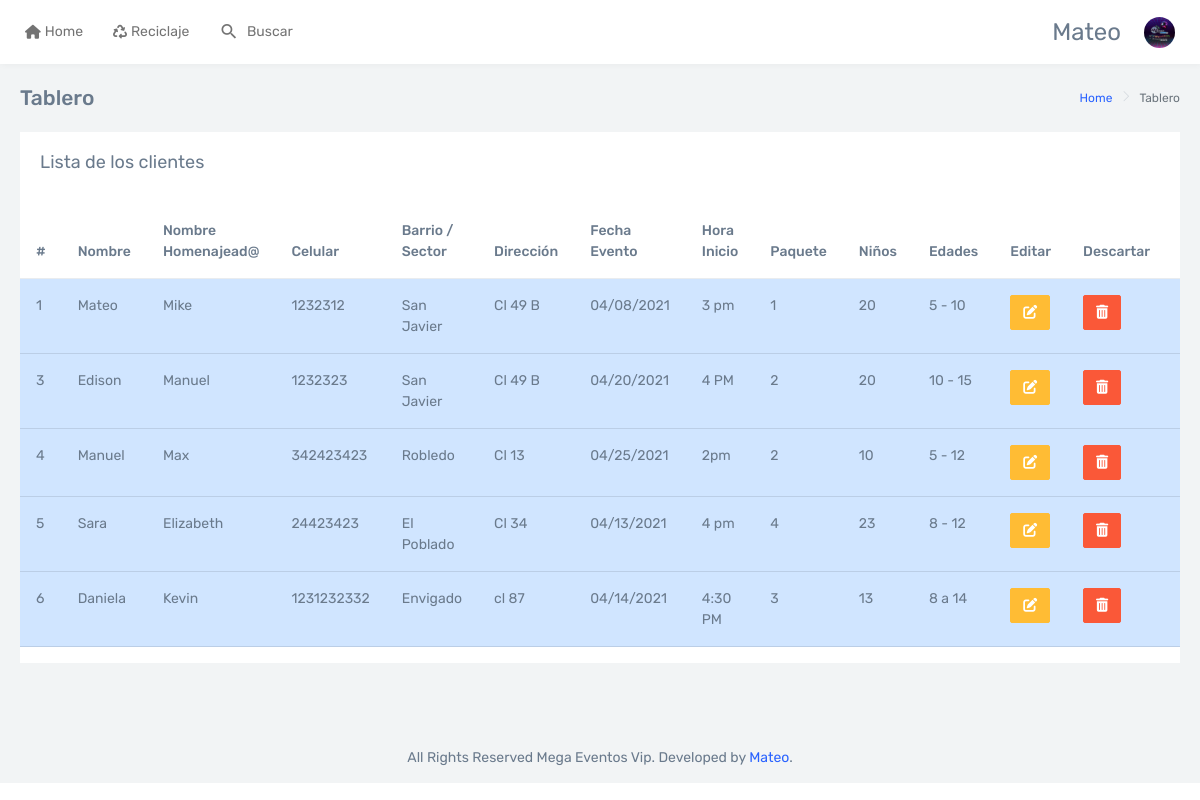
The app's page /oficina/ (signed in) with its own data.
### clients/models.py (models this page shows)
class Clients(models.Model):
    nombreCliente = models.CharField(max_length=100, null=False, blank=False)
    nombreHomenajeado = models.CharField(max_length=100, null=False, blank=False)
    celular = models.CharField(max_length=20, null=False, blank=False)
    barrioSector = models.CharField(max_length=200, null=False, blank=False)
    direccion = models.CharField(max_length=200, null=False, blank=False)
    fechaEvento = models.CharField(max_length=20, null=False, blank=False)
    horaInicio = models.CharField(max_length=20, null=False, blank=False)
    numeroPaquete = models.CharField(max_length=10, null=False, blank=False)
    cantidadNinos = models.CharField(max_length=100, null=False, blank=False)
    rangoEdad = models.CharField(max_length=100, null=False, blank=False)
    Recycle = models.BooleanField(default=False)
    class Meta:
        ordering = ['id']

### office/views.py (the view)
# urls.py: 2. Add a URL to urlpatterns:  path('', views.home, name='home')
@login_required(login_url='/accounts/login/')
def home(request):
    clients = Clients.objects.all()
    paquetes = Paquetes.objects.all()
    return render(request, 'index.html', {'clients':clients, 'paquetes':paquetes})

### templates/index.html (shortened to what this page needs)
{% load static %}
<!DOCTYPE html>
<html lang="en">
<head>
    <link href="{% static 'assets/libs/chartist/dist/chartist.min.css' %}" rel="stylesheet">
    <link href="{% static 'dist/css/style.min.css' %}" rel="stylesheet">
</head>
<body>
    <div id="main-wrapper" data-navbarbg="skin6" data-theme="light" data-layout="vertical" data-sidebartype="full"
        data-boxed-layout="full">
        <header class="topbar" data-navbarbg="skin6">
            <nav class="navbar top-navbar navbar-expand-md navbar-light">
                <div class="navbar-collapse collapse" id="navbarSupportedContent" data-navbarbg="skin6">
                    <ul class="navbar-nav float-start me-auto">
                        <li class="nav-item">
                            <a class="nav-link" href="{% url 'home' %}">
                                <div class="d-flex align-items-center">
                                    <i class="fas fa-home"></i>
                                    <div class="ms-1 d-none d-sm-block">
                                        <span>Home</span>
                                    </div>
                                </div>
                            </a>
                        </li>
                        <li class="nav-item">
                            <a class="nav-link" href="{% url 'reciclaje' %}">
                                <div class="d-flex align-items-center">
                                    <i class="fas fa-recycle"></i>
                                    <div class="ms-1 d-none d-sm-block">
                                        <span>Reciclaje</span>
                                    </div>
                                </div>
                            </a>
                        </li>
                        <li class="nav-item search-box">
                            <a class="nav-link waves-effect waves-dark" href="javascript:void(0)">
                                <div class="d-flex align-items-center">
                                    <i class="mdi mdi-magnify font-20 me-1"></i>
                                    <div class="ms-1 d-none d-sm-block">
                                        <span>Buscar</span>
                                    </div>
                                </div>
                            </a>
                        </li>
                    </ul>
                    <ul class="navbar-nav float-end me-2">
                        <h3>{{user.username}}</h3>
                    </ul>
                    <ul class="navbar-nav float-end">
                        <li class="nav-item dropdown">
                            <a class="nav-link dropdown-toggle text-muted waves-effect waves-dark pro-pic" href="#" id="navbarDropdown" role="button" data-bs-toggle="dropdown" aria-expanded="false">
                                <img src="{% static 'images/Logo.jpeg' %}" alt="user" class="rounded-circle" width="31">
                            </a>
                        </li>
                    </ul>
                </div>
            </nav>
        </header>
        <div class="page-wrapper">
            {%block contenttitle %}
            <div class="page-breadcrumb">
                <div class="row">
                    <div class="col-5 align-self-center">
                        <h4 class="page-title">Tablero</h4>
                    </div>
                    <div class="col-7 align-self-center">
                        <div class="d-flex align-items-center justify-content-end">
                            <nav aria-label="breadcrumb">
                                <ol class="breadcrumb">
                                    <li class="breadcrumb-item">
                                        <a href="#">Home</a>
                                    </li>
                                    <li class="breadcrumb-item active" aria-current="page">Tablero</li>
                                </ol>
                            </nav>
                        </div>
                    </div>
                </div>
            </div>
            {%endblock contenttitle%}
            {%block content %}
            <div class="container-fluid">
                <div class="row">
                    <div class="col-12">
                        <div class="card">
                            <div class="card-body">
                                <h4 class="card-title">Lista de los clientes</h4>
                            </div>
                            <div class="table-responsive">
                                <table class="table">
                                    <thead>
                                        <tr>
                                            <th scope="col">#</th>
                                            <th scope="col">Nombre</th>
                                            <th scope="col">Nombre Homenajead@</th>
                                            <th scope="col">Celular</th>
                                            <th scope="col">Barrio / Sector</th>
                                            <th scope="col">Dirección</th>
                                            <th scope="col">Fecha Evento</th>
                                            <th scope="col">Hora Inicio</th>
                                            <th scope="col">Paquete</th>
                                            <th scope="col">Niños</th>
                                            <th scope="col">Edades</th>
                                            <th scope="col">Editar</th>
                                            <th scope="col">Descartar</th>
                                            <th scope="col">PDF</th>
                                        </tr>
                                    </thead>
                                    <tbody>
                                        {% for client in clients %}
                                            {% if client.Recycle is False %}
                                                <tr class="table-info">
                                                    <td>{{client.id}}</td>
                                                    <td>{{client.nombreCliente}}</td>
                                                    <td>{{client.nombreHomenajeado}}</td>
                                                    <td>{{client.celular}}</td>
                                                    <td>{{client.barrioSector}}</td>
                                                    <td>{{client.direccion}}</td>
                                                    <td>{{client.fechaEvento}}</td>
                                                    <td>{{client.horaInicio}}</td>
                                                    <td>{{client.numeroPaquete}}</td>
                                                    <td>{{client.cantidadNinos}}</td>
                                                    <td>{{client.rangoEdad}}</td>
                                                    <td><a href="/oficina/editar/{{ client.id }}"><button class="btn btn-warning text-white"><i class="fas fa-edit"></i></button></a></td>
                                                    <td><a href="/oficina/eliminar/{{ client.id }}" onClick="return confirm('¿Seguro que quieres borrar a {{client.nombreCliente}}?');" ><button class="btn btn-danger text-white"><i class="fas fa-trash-alt"></i></button></a></td>
                                                    <td><a href="/oficina/pdf/{{ client.id }}" target="_blank"><button class="btn btn-secondary text-white"></button></a></td>
                                                </tr>
                                            {% endif %}
                                        {% endfor %}
                                    </tbody>
                                </table>
                            </div>
                        </div>
                    </div>
                </div>
            </div>
            {%endblock%}
            <footer class="footer text-center">
                All Rights Reserved Mega Eventos Vip. Developed by
                <a href="https://www.google.com">Mateo</a>.
            </footer>
        </div>
    </div>
</body>
</html>

### records on screen
Clients: id "1", nombreCliente "Mateo", nombreHomenajeado "Mike", celular "1232312", barrioSector "San Javier", direccion "Cl 49 B", fechaEvento "04/08/2021", horaInicio "3 pm", numeroPaquete "1", cantidadNinos "20", rangoEdad "5 - 10"
Clients: id "3", nombreCliente "Edison", nombreHomenajeado "Manuel", celular "1232323", barrioSector "San Javier", direccion "Cl 49 B", fechaEvento "04/20/2021", horaInicio "4 PM", numeroPaquete "2", cantidadNinos "20", rangoEdad "10 - 15"
Clients: id "4", nombreCliente "Manuel", nombreHomenajeado "Max", celular "342423423", barrioSector "Robledo", direccion "Cl 13", fechaEvento "04/25/2021", horaInicio "2pm", numeroPaquete "2", cantidadNinos "10", rangoEdad "5 - 12"
Clients: id "5", nombreCliente "Sara", nombreHomenajeado "Elizabeth", celular "24423423", barrioSector "El Poblado", direccion "Cl 34", fechaEvento "04/13/2021", horaInicio "4 pm", numeroPaquete "4", cantidadNinos "23", rangoEdad "8 - 12"
Clients: id "6", nombreCliente "Daniela", nombreHomenajeado "Kevin", celular "1231232332", barrioSector "Envigado", direccion "cl 87", fechaEvento "04/14/2021", horaInicio "4:30 PM", numeroPaquete "3", cantidadNinos "13", rangoEdad "8 a 14"

### other values on screen
{{ user.username }} "Mateo"
